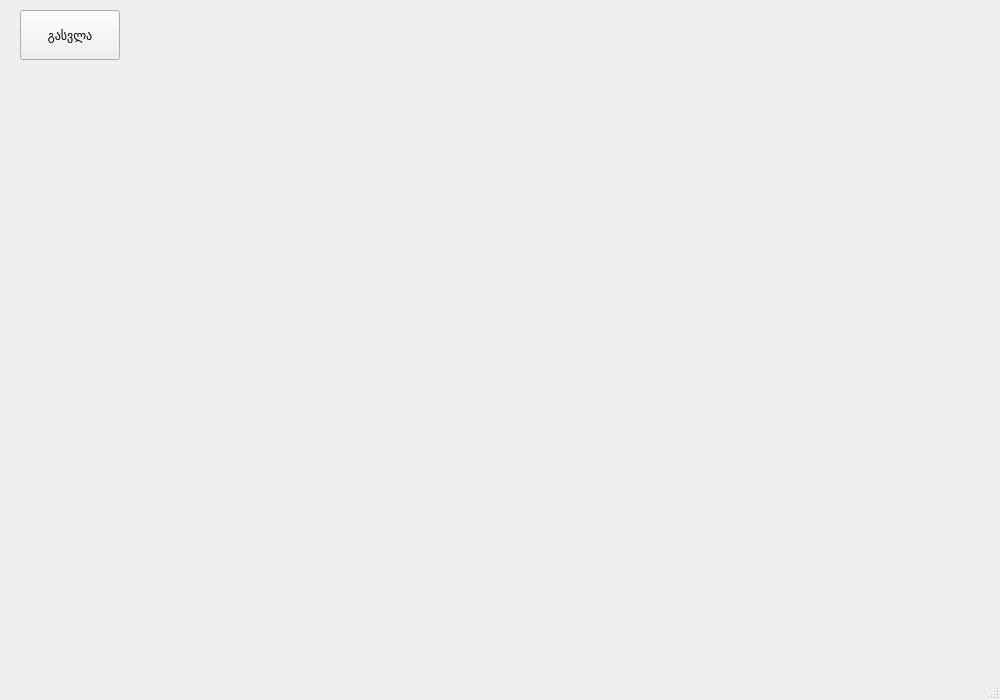
<?xml version="1.0" encoding="UTF-8"?>
<ui version="4.0">
 <class>MainWindow</class>
 <widget class="QMainWindow" name="MainWindow">
  <property name="geometry">
   <rect>
    <x>0</x>
    <y>0</y>
    <width>1000</width>
    <height>700</height>
   </rect>
  </property>
  <property name="minimumSize">
   <size>
    <width>1000</width>
    <height>700</height>
   </size>
  </property>
  <property name="maximumSize">
   <size>
    <width>1000</width>
    <height>700</height>
   </size>
  </property>
  <property name="windowTitle">
   <string>MainWindow</string>
  </property>
  <widget class="QWidget" name="centralwidget">
   <widget class="QStackedWidget" name="stacked_widget">
    <property name="geometry">
     <rect>
      <x>20</x>
      <y>80</y>
      <width>960</width>
      <height>570</height>
     </rect>
    </property>
    <property name="minimumSize">
     <size>
      <width>960</width>
      <height>570</height>
     </size>
    </property>
    <property name="maximumSize">
     <size>
      <width>960</width>
      <height>570</height>
     </size>
    </property>
    <property name="currentIndex">
     <number>1</number>
    </property>
    <widget class="QWidget" name="page"/>
    <widget class="QWidget" name="page_2"/>
   </widget>
   <widget class="QPushButton" name="logout">
    <property name="geometry">
     <rect>
      <x>20</x>
      <y>10</y>
      <width>100</width>
      <height>50</height>
     </rect>
    </property>
    <property name="minimumSize">
     <size>
      <width>100</width>
      <height>50</height>
     </size>
    </property>
    <property name="maximumSize">
     <size>
      <width>100</width>
      <height>50</height>
     </size>
    </property>
    <property name="text">
     <string>გასვლა</string>
    </property>
   </widget>
  </widget>
  <widget class="QMenuBar" name="menubar">
   <property name="geometry">
    <rect>
     <x>0</x>
     <y>0</y>
     <width>1000</width>
     <height>26</height>
    </rect>
   </property>
  </widget>
  <widget class="QStatusBar" name="statusbar"/>
 </widget>
 <resources/>
 <connections/>
</ui>
